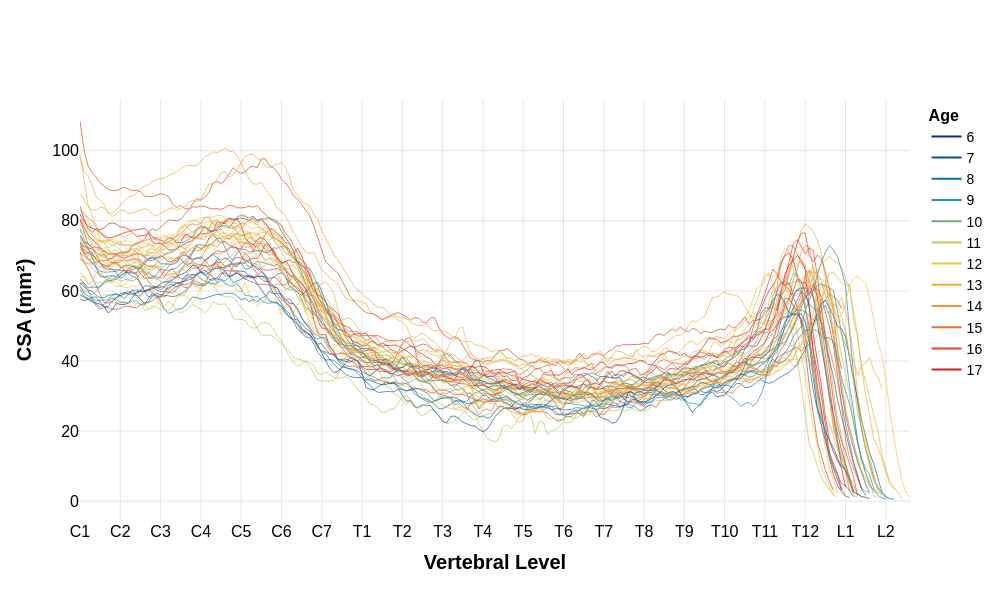
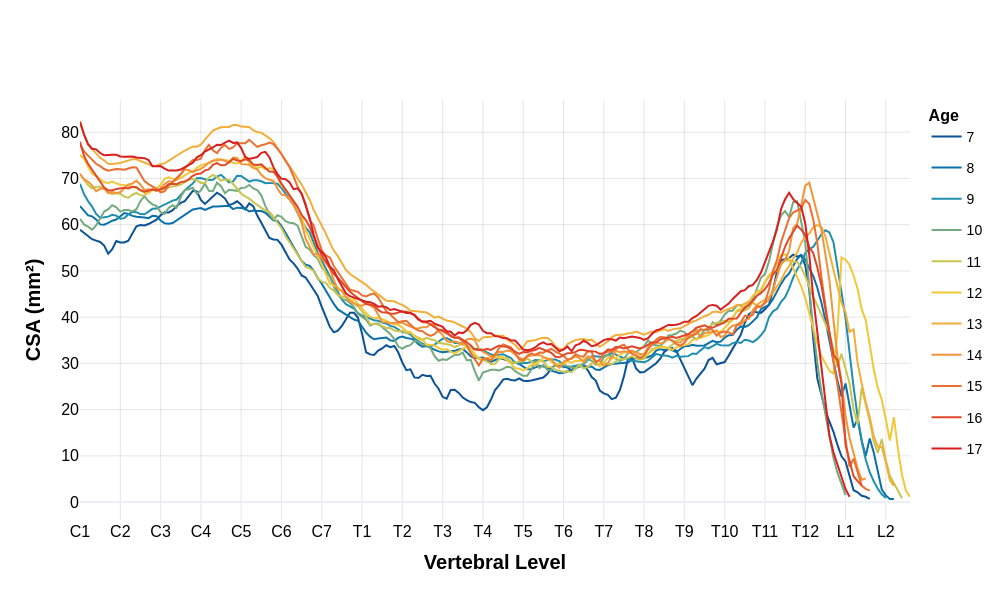

Here is the notebook cell these charts were saved with, in order:
### Markdown cell above
##### 3.1.3 Male

### Code cell
plot_morphometrics(interpolated_morphometrics_df, 'CSA','CSA (mm²)', sex='M')
plot_average_morphometrics(interpolated_morphometrics_df, 'CSA','CSA (mm²)', sex='M')

### Figure 1 — Plotly figure (JSON) as saved in the notebook; plotly's stock layout.template omitted (floating-point values rounded to 4 significant figures; data arrays with more than 128 entries replaced by an {"elided": "..."} marker saying what was removed)
{"data": [{"legendgroup": "17", "line": {"color": "rgb(217, 30, 30)", "width": 1}, "mode": "lines", "name": "17", "opacity": 0.7, "showlegend": false, "type": "scatter", "x": {"elided": "191 float values"}, "y": {"elided": "191 float values"}}, {"legendgroup": "15", "line": {"color": "rgb(235, 112, 49)", "width": 1}, "mode": "lines", "name": "15", "opacity": 0.7, "showlegend": false, "type": "scatter", "x": {"elided": "197 float values"}, "y": {"elided": "197 float values"}}, {"legendgroup": "13", "line": {"color": "rgb(242, 174, 56)", "width": 1}, "mode": "lines", "name": "13", "opacity": 0.7, "showlegend": false, "type": "scatter", "x": {"elided": "200 float values"}, "y": {"elided": "200 float values"}}, {"legendgroup": "14", "line": {"color": "rgb(242, 149, 56)", "width": 1}, "mode": "lines", "name": "14", "opacity": 0.7, "showlegend": false, "type": "scatter", "x": {"elided": "195 float values"}, "y": {"elided": "195 float values"}}, {"legendgroup": "16", "line": {"color": "rgb(226, 71, 39)", "width": 1}, "mode": "lines", "name": "16", "opacity": 0.7, "showlegend": false, "type": "scatter", "x": {"elided": "190 float values"}, "y": {"elided": "190 float values"}}, {"legendgroup": "16", "line": {"color": "rgb(226, 71, 39)", "width": 1}, "mode": "lines", "name": "16", "opacity": 0.7, "showlegend": false, "type": "scatter", "x": {"elided": "190 float values"}, "y": {"elided": "190 float values"}}, {"legendgroup": "17", "line": {"color": "rgb(217, 30, 30)", "width": 1}, "mode": "lines", "name": "17", "opacity": 0.7, "showlegend": false, "type": "scatter", "x": {"elided": "190 float values"}, "y": {"elided": "190 float values"}}, {"legendgroup": "11", "line": {"color": "rgb(200, 197, 80)", "width": 1}, "mode": "lines", "name": "11", "opacity": 0.7, "showlegend": false, "type": "scatter", "x": {"elided": "199 float values"}, "y": {"elided": "199 float values"}}, {"legendgroup": "15", "line": {"color": "rgb(235, 112, 49)", "width": 1}, "mode": "lines", "name": "15", "opacity": 0.7, "showlegend": false, "type": "scatter", "x": {"elided": "192 float values"}, "y": {"elided": "192 float values"}}, {"legendgroup": "12", "line": {"color": "rgb(242, 199, 56)", "width": 1}, "mode": "lines", "name": "12", "opacity": 0.7, "showlegend": false, "type": "scatter", "x": {"elided": "189 float values"}, "y": {"elided": "189 float values"}}, {"legendgroup": "16", "line": {"color": "rgb(226, 71, 39)", "width": 1}, "mode": "lines", "name": "16", "opacity": 0.7, "showlegend": false, "type": "scatter", "x": {"elided": "188 float values"}, "y": {"elided": "188 float values"}}, {"legendgroup": "16", "line": {"color": "rgb(226, 71, 39)", "width": 1}, "mode": "lines", "name": "16", "opacity": 0.7, "showlegend": false, "type": "scatter", "x": {"elided": "195 float values"}, "y": {"elided": "195 float values"}}, {"legendgroup": "16", "line": {"color": "rgb(226, 71, 39)", "width": 1}, "mode": "lines", "name": "16", "opacity": 0.7, "showlegend": false, "type": "scatter", "x": {"elided": "194 float values"}, "y": {"elided": "194 float values"}}, {"legendgroup": "12", "line": {"color": "rgb(242, 199, 56)", "width": 1}, "mode": "lines", "name": "12", "opacity": 0.7, "showlegend": false, "type": "scatter", "x": {"elided": "188 float values"}, "y": {"elided": "188 float values"}}, {"legendgroup": "13", "line": {"color": "rgb(242, 174, 56)", "width": 1}, "mode": "lines", "name": "13", "opacity": 0.7, "showlegend": false, "type": "scatter", "x": {"elided": "200 float values"}, "y": {"elided": "200 float values"}}, {"legendgroup": "12", "line": {"color": "rgb(242, 199, 56)", "width": 1}, "mode": "lines", "name": "12", "opacity": 0.7, "showlegend": false, "type": "scatter", "x": {"elided": "202 float values"}, "y": {"elided": "202 float values"}}, {"legendgroup": "9", "line": {"color": "rgb(31, 143, 174)", "width": 1}, "mode": "lines", "name": "9", "opacity": 0.7, "showlegend": false, "type": "scatter", "x": {"elided": "201 float values"}, "y": {"elided": "201 float values"}}, {"legendgroup": "9", "line": {"color": "rgb(31, 143, 174)", "width": 1}, "mode": "lines", "name": "9", "opacity": 0.7, "showlegend": false, "type": "scatter", "x": {"elided": "197 float values"}, "y": {"elided": "197 float values"}}, {"legendgroup": "14", "line": {"color": "rgb(242, 149, 56)", "width": 1}, "mode": "lines", "name": "14", "opacity": 0.7, "showlegend": false, "type": "scatter", "x": {"elided": "196 float values"}, "y": {"elided": "196 float values"}}, {"legendgroup": "13", "line": {"color": "rgb(242, 174, 56)", "width": 1}, "mode": "lines", "name": "13", "opacity": 0.7, "showlegend": false, "type": "scatter", "x": {"elided": "203 float values"}, "y": {"elided": "203 float values"}}, {"legendgroup": "17", "line": {"color": "rgb(217, 30, 30)", "width": 1}, "mode": "lines", "name": "17", "opacity": 0.7, "showlegend": false, "type": "scatter", "x": {"elided": "192 float values"}, "y": {"elided": "192 float values"}}, {"legendgroup": "12", "line": {"color": "rgb(242, 199, 56)", "width": 1}, "mode": "lines", "name": "12", "opacity": 0.7, "showlegend": false, "type": "scatter", "x": {"elided": "207 float values"}, "y": {"elided": "207 float values"}}, {"legendgroup": "11", "line": {"color": "rgb(200, 197, 80)", "width": 1}, "mode": "lines", "name": "11", "opacity": 0.7, "showlegend": false, "type": "scatter", "x": {"elided": "189 float values"}, "y": {"elided": "189 float values"}}, {"legendgroup": "9", "line": {"color": "rgb(31, 143, 174)", "width": 1}, "mode": "lines", "name": "9", "opacity": 0.7, "showlegend": false, "type": "scatter", "x": {"elided": "201 float values"}, "y": {"elided": "201 float values"}}, {"legendgroup": "9", "line": {"color": "rgb(31, 143, 174)", "width": 1}, "mode": "lines", "name": "9", "opacity": 0.7, "showlegend": false, "type": "scatter", "x": {"elided": "198 float values"}, "y": {"elided": "198 float values"}}, {"legendgroup": "8", "line": {"color": "rgb(11, 113, 171)", "width": 1}, "mode": "lines", "name": "8", "opacity": 0.7, "showlegend": false, "type": "scatter", "x": {"elided": "203 float values"}, "y": {"elided": "203 float values"}}, {"legendgroup": "8", "line": {"color": "rgb(11, 113, 171)", "width": 1}, "mode": "lines", "name": "8", "opacity": 0.7, "showlegend": false, "type": "scatter", "x": {"elided": "196 float values"}, "y": {"elided": "196 float values"}}, {"legendgroup": "8", "line": {"color": "rgb(11, 113, 171)", "width": 1}, "mode": "lines", "name": "8", "opacity": 0.7, "showlegend": false, "type": "scatter", "x": {"elided": "190 float values"}, "y": {"elided": "190 float values"}}, {"legendgroup": "11", "line": {"color": "rgb(200, 197, 80)", "width": 1}, "mode": "lines", "name": "11", "opacity": 0.7, "showlegend": false, "type": "scatter", "x": {"elided": "205 float values"}, "y": {"elided": "205 float values"}}, {"legendgroup": "11", "line": {"color": "rgb(200, 197, 80)", "width": 1}, "mode": "lines", "name": "11", "opacity": 0.7, "showlegend": false, "type": "scatter", "x": {"elided": "194 float values"}, "y": {"elided": "194 float values"}}, {"legendgroup": "13", "line": {"color": "rgb(242, 174, 56)", "width": 1}, "mode": "lines", "name": "13", "opacity": 0.7, "showlegend": false, "type": "scatter", "x": {"elided": "199 float values"}, "y": {"elided": "199 float values"}}, {"legendgroup": "13", "line": {"color": "rgb(242, 174, 56)", "width": 1}, "mode": "lines", "name": "13", "opacity": 0.7, "showlegend": false, "type": "scatter", "x": {"elided": "192 float values"}, "y": {"elided": "192 float values"}}, {"legendgroup": "16", "line": {"color": "rgb(226, 71, 39)", "width": 1}, "mode": "lines", "name": "16", "opacity": 0.7, "showlegend": false, "type": "scatter", "x": {"elided": "193 float values"}, "y": {"elided": "193 float values"}}, {"legendgroup": "8", "line": {"color": "rgb(11, 113, 171)", "width": 1}, "mode": "lines", "name": "8", "opacity": 0.7, "showlegend": false, "type": "scatter", "x": {"elided": "193 float values"}, "y": {"elided": "193 float values"}}, {"legendgroup": "7", "line": {"color": "rgb(11, 82, 151)", "width": 1}, "mode": "lines", "name": "7", "opacity": 0.7, "showlegend": false, "type": "scatter", "x": {"elided": "197 float values"}, "y": {"elided": "197 float values"}}, {"legendgroup": "10", "line": {"color": "rgb(115, 170, 127)", "width": 1}, "mode": "lines", "name": "10", "opacity": 0.7, "showlegend": false, "type": "scatter", "x": {"elided": "191 float values"}, "y": {"elided": "191 float values"}}, {"legendgroup": "11", "line": {"color": "rgb(200, 197, 80)", "width": 1}, "mode": "lines", "name": "11", "opacity": 0.7, "showlegend": false, "type": "scatter", "x": {"elided": "194 float values"}, "y": {"elided": "194 float values"}}, {"legendgroup": "16", "line": {"color": "rgb(226, 71, 39)", "width": 1}, "mode": "lines", "name": "16", "opacity": 0.7, "showlegend": false, "type": "scatter", "x": {"elided": "193 float values"}, "y": {"elided": "193 float values"}}, {"legendgroup": "13", "line": {"color": "rgb(242, 174, 56)", "width": 1}, "mode": "lines", "name": "13", "opacity": 0.7, "showlegend": false, "type": "scatter", "x": {"elided": "190 float values"}, "y": {"elided": "190 float values"}}, {"legendgroup": "13", "line": {"color": "rgb(242, 174, 56)", "width": 1}, "mode": "lines", "name": "13", "opacity": 0.7, "showlegend": false, "type": "scatter", "x": {"elided": "200 float values"}, "y": {"elided": "200 float values"}}, {"line": {"color": "rgb(12, 51, 131)", "width": 2}, "mode": "lines", "name": "6", "showlegend": true, "type": "scatter", "x": [null], "y": [null]}, {"line": {"color": "rgb(11, 82, 151)", "width": 2}, "mode": "lines", "name": "7", "showlegend": true, "type": "scatter", "x": [null], "y": [null]}, {"line": {"color": "rgb(11, 113, 171)", "width": 2}, "mode": "lines", "name": "8", "showlegend": true, "type": "scatter", "x": [null], "y": [null]}, {"line": {"color": "rgb(31, 143, 174)", "width": 2}, "mode": "lines", "name": "9", "showlegend": true, "type": "scatter", "x": [null], "y": [null]}, {"line": {"color": "rgb(115, 170, 127)", "width": 2}, "mode": "lines", "name": "10", "showlegend": true, "type": "scatter", "x": [null], "y": [null]}, {"line": {"color": "rgb(200, 197, 80)", "width": 2}, "mode": "lines", "name": "11", "showlegend": true, "type": "scatter", "x": [null], "y": [null]}, {"line": {"color": "rgb(242, 199, 56)", "width": 2}, "mode": "lines", "name": "12", "showlegend": true, "type": "scatter", "x": [null], "y": [null]}, {"line": {"color": "rgb(242, 174, 56)", "width": 2}, "mode": "lines", "name": "13", "showlegend": true, "type": "scatter", "x": [null], "y": [null]}, {"line": {"color": "rgb(242, 149, 56)", "width": 2}, "mode": "lines", "name": "14", "showlegend": true, "type": "scatter", "x": [null], "y": [null]}, {"line": {"color": "rgb(235, 112, 49)", "width": 2}, "mode": "lines", "name": "15", "showlegend": true, "type": "scatter", "x": [null], "y": [null]}, {"line": {"color": "rgb(226, 71, 39)", "width": 2}, "mode": "lines", "name": "16", "showlegend": true, "type": "scatter", "x": [null], "y": [null]}, {"line": {"color": "rgb(217, 30, 30)", "width": 2}, "mode": "lines", "name": "17", "showlegend": true, "type": "scatter", "x": [null], "y": [null]}], "layout": {"height": 600, "legend": {"font": {"color": "black", "family": "Arial", "size": 14}, "title": {"font": {"color": "black", "family": "Arial", "size": 16, "weight": "bold"}, "text": "Age"}}, "title": {"text": " "}, "width": 1000, "xaxis": {"gridcolor": "rgba(0, 0, 0, 0.1)", "tickangle": 0, "tickcolor": "black", "tickfont": {"color": "black", "family": "Arial", "size": 16}, "tickmode": "array", "ticktext": ["C1", "C2", "C3", "C4", "C5", "C6", "C7", "T1", "T2", "T3", "T4", "T5", "T6", "T7", "T8", "T9", "T10", "T11", "T12", "L1", "L2"], "tickvals": [1, 2, 3, 4, 5, 6, 7, 8, 9, 10, 11, 12, 13, 14, 15, 16, 17, 18, 19, 20, 21], "title": {"font": {"color": "black", "family": "Arial", "size": 20, "weight": "bold"}, "text": "Vertebral Level"}}, "yaxis": {"gridcolor": "rgba(0, 0, 0, 0.1)", "tickcolor": "black", "tickfont": {"color": "black", "family": "Arial", "size": 16}, "title": {"font": {"color": "black", "family": "Arial", "size": 20, "weight": "bold"}, "text": "CSA (mm²)"}}}}

### Figure 2 — Plotly figure (JSON) as saved in the notebook; plotly's stock layout.template omitted (floating-point values rounded to 4 significant figures; data arrays with more than 128 entries replaced by an {"elided": "..."} marker saying what was removed)
{"data": [{"legendgroup": "Age 6", "line": {"color": "rgb(12, 51, 131)", "width": 2}, "marker": {"size": 6}, "mode": "lines", "name": "6", "type": "scatter", "x": [], "y": []}, {"legendgroup": "Age 7", "line": {"color": "rgb(11, 82, 151)", "width": 2}, "marker": {"size": 6}, "mode": "lines", "name": "7", "type": "scatter", "x": {"elided": "197 float values"}, "y": {"elided": "197 float values"}}, {"legendgroup": "Age 8", "line": {"color": "rgb(11, 113, 171)", "width": 2}, "marker": {"size": 6}, "mode": "lines", "name": "8", "type": "scatter", "x": {"elided": "203 float values"}, "y": {"elided": "203 float values"}}, {"legendgroup": "Age 9", "line": {"color": "rgb(31, 143, 174)", "width": 2}, "marker": {"size": 6}, "mode": "lines", "name": "9", "type": "scatter", "x": {"elided": "201 float values"}, "y": {"elided": "201 float values"}}, {"legendgroup": "Age 10", "line": {"color": "rgb(115, 170, 127)", "width": 2}, "marker": {"size": 6}, "mode": "lines", "name": "10", "type": "scatter", "x": {"elided": "191 float values"}, "y": {"elided": "191 float values"}}, {"legendgroup": "Age 11", "line": {"color": "rgb(200, 197, 80)", "width": 2}, "marker": {"size": 6}, "mode": "lines", "name": "11", "type": "scatter", "x": {"elided": "205 float values"}, "y": {"elided": "205 float values"}}, {"legendgroup": "Age 12", "line": {"color": "rgb(242, 199, 56)", "width": 2}, "marker": {"size": 6}, "mode": "lines", "name": "12", "type": "scatter", "x": {"elided": "207 float values"}, "y": {"elided": "207 float values"}}, {"legendgroup": "Age 13", "line": {"color": "rgb(242, 174, 56)", "width": 2}, "marker": {"size": 6}, "mode": "lines", "name": "13", "type": "scatter", "x": {"elided": "203 float values"}, "y": {"elided": "203 float values"}}, {"legendgroup": "Age 14", "line": {"color": "rgb(242, 149, 56)", "width": 2}, "marker": {"size": 6}, "mode": "lines", "name": "14", "type": "scatter", "x": {"elided": "196 float values"}, "y": {"elided": "196 float values"}}, {"legendgroup": "Age 15", "line": {"color": "rgb(235, 112, 49)", "width": 2}, "marker": {"size": 6}, "mode": "lines", "name": "15", "type": "scatter", "x": {"elided": "197 float values"}, "y": {"elided": "197 float values"}}, {"legendgroup": "Age 16", "line": {"color": "rgb(226, 71, 39)", "width": 2}, "marker": {"size": 6}, "mode": "lines", "name": "16", "type": "scatter", "x": {"elided": "195 float values"}, "y": {"elided": "195 float values"}}, {"legendgroup": "Age 17", "line": {"color": "rgb(217, 30, 30)", "width": 2}, "marker": {"size": 6}, "mode": "lines", "name": "17", "type": "scatter", "x": {"elided": "192 float values"}, "y": {"elided": "192 float values"}}], "layout": {"height": 600, "legend": {"font": {"color": "black", "family": "Arial", "size": 14}, "title": {"font": {"color": "black", "family": "Arial", "size": 16, "weight": "bold"}, "text": "Age"}}, "title": {"text": " "}, "width": 1000, "xaxis": {"gridcolor": "rgba(0, 0, 0, 0.1)", "tickangle": 0, "tickcolor": "black", "tickfont": {"color": "black", "family": "Arial", "size": 16}, "tickmode": "array", "ticktext": ["C1", "C2", "C3", "C4", "C5", "C6", "C7", "T1", "T2", "T3", "T4", "T5", "T6", "T7", "T8", "T9", "T10", "T11", "T12", "L1", "L2"], "tickvals": [1, 2, 3, 4, 5, 6, 7, 8, 9, 10, 11, 12, 13, 14, 15, 16, 17, 18, 19, 20, 21], "title": {"font": {"color": "black", "family": "Arial", "size": 20, "weight": "bold"}, "text": "Vertebral Level"}}, "yaxis": {"gridcolor": "rgba(0, 0, 0, 0.1)", "tickcolor": "black", "tickfont": {"color": "black", "family": "Arial", "size": 16}, "title": {"font": {"color": "black", "family": "Arial", "size": 20, "weight": "bold"}, "text": "CSA (mm²)"}}}}
